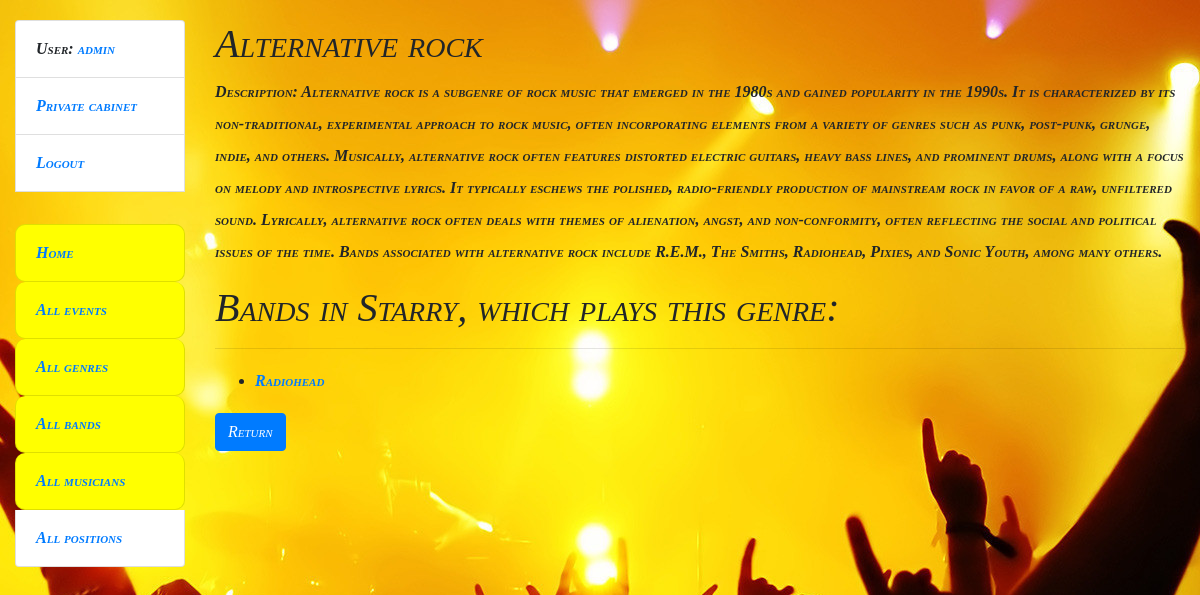
The app's page /genres/2/ (signed in) with its own data.
### bar/models.py (models this page shows, shortened)
class Visitor(AbstractUser):
    class Meta:
        verbose_name = "visitor"
        verbose_name_plural = "visitors"

class Genre(models.Model):
    name = models.CharField(max_length=255)
    description = models.TextField()

class Rockband(models.Model):
    band_name = models.CharField(max_length=255)
    genres = models.ForeignKey(
        Genre,
        on_delete=models.SET_NULL,
        null=True,
        related_name="rockbands"
    )
    musicians = models.ManyToManyField(Musician, related_name="rockbands")

### bar/views.py (the view)
class GenreDetailView(LoginRequiredMixin, generic.DetailView):
    model = Genre

### templates/bar/genre_detail.html
{% extends "base.html" %}
{% block content %}
  <h1>
    {{ genre.name }}
  </h1>
    <p>Description: {{ genre.description }}</p>
  <h1>
    Bands in Starry, which plays this genre:
  </h1>
  <hr>
  <ul>
    {% for rockband in genre.rockbands.all %}
      <li>
        <a href="{% url 'bar:rockband-detail' pk=rockband.id %}" >
          {{ rockband.band_name }}
        </a>
      </li>
    {% endfor %}
  </ul>
  <a href="{{ request.META.HTTP_REFERER }}" class="btn btn-primary">Return</a>
{% endblock %}

### templates/includes/sidebar.html
<ul class="sidebar-nav list-group">
  {% if user.is_authenticated %}
    <li class="list-group-item">User: <a href="{{ user.get_absolute_url }}">{{ user.get_username }}</a></li>
    <li class="list-group-item"><a href="{% url 'bar:visitor-detail' pk=user.id %}">Private cabinet</a></li>
    <li class="list-group-item"><a href="{% url 'logout'%}?next={{request.path}}">Logout</a></li>
  {% else %}
    <li class="list-group-item"><a href="{% url 'login'%}?next={{request.path}}">Login</a></li>
    <li class="list-group-item"><a href="{% url 'bar:visitor-create'%}">Create new visitor</a></li>
  {% endif %}
  {% if user.is_authenticated %}
  <br>
  <li class="list-group-item font-on-sidebar"><a href="{% url 'bar:index' %}">Home</a></li>
  <li class="list-group-item font-on-sidebar"><a href="{% url 'bar:event-list' %}">All events</a></li>
  <li class="list-group-item font-on-sidebar"><a href="{% url 'bar:genre-list' %}">All genres</a></li>
  <li class="list-group-item font-on-sidebar"><a href="{% url 'bar:rockband-list' %}">All bands</a></li>
  <li class="list-group-item font-on-sidebar"><a href="{% url 'bar:musician-list' %}">All musicians</a></li>
  {% if user.is_superuser %}
  <li class="list-group-item"><a href="{% url 'bar:position-list' %}">All positions</a></li>
  {% endif %}
  {% endif %}
</ul>

### static/css/styles.css (style rules this page uses)
body { margin-top: 20px; background: url("images/background_home.jpg") 50% 0 no-repeat fixed; font: italic small-caps bold 16px/2 cursive; }
.font-on-sidebar { font-style: italic; background: yellow; border-radius: 10px 10px 10px 10px; }

### records on screen
Visitor: get_username "admin"
Genre: name "Alternative rock", description "Alternative rock is a subgenre of rock music that emerged in the 1980s and gained popularity in the 1990s. It is characterized by its non-traditional, experimental approach to rock music, often incorporating elements from a variety of genres such as punk, post-punk, grunge, indie, and others. Musically, alternative rock often features distorted electric guitars, heavy bass lines, and prominent drums, along with a focus on melody and introspective lyrics. It typically eschews the polished, radio-friendly production of mainstream rock in favor of a raw, unfiltered sound. Lyrically, alternative rock often deals with themes of alienation, angst, and non-conformity, often reflecting the social…"
Rockband: band_name "Radiohead"
